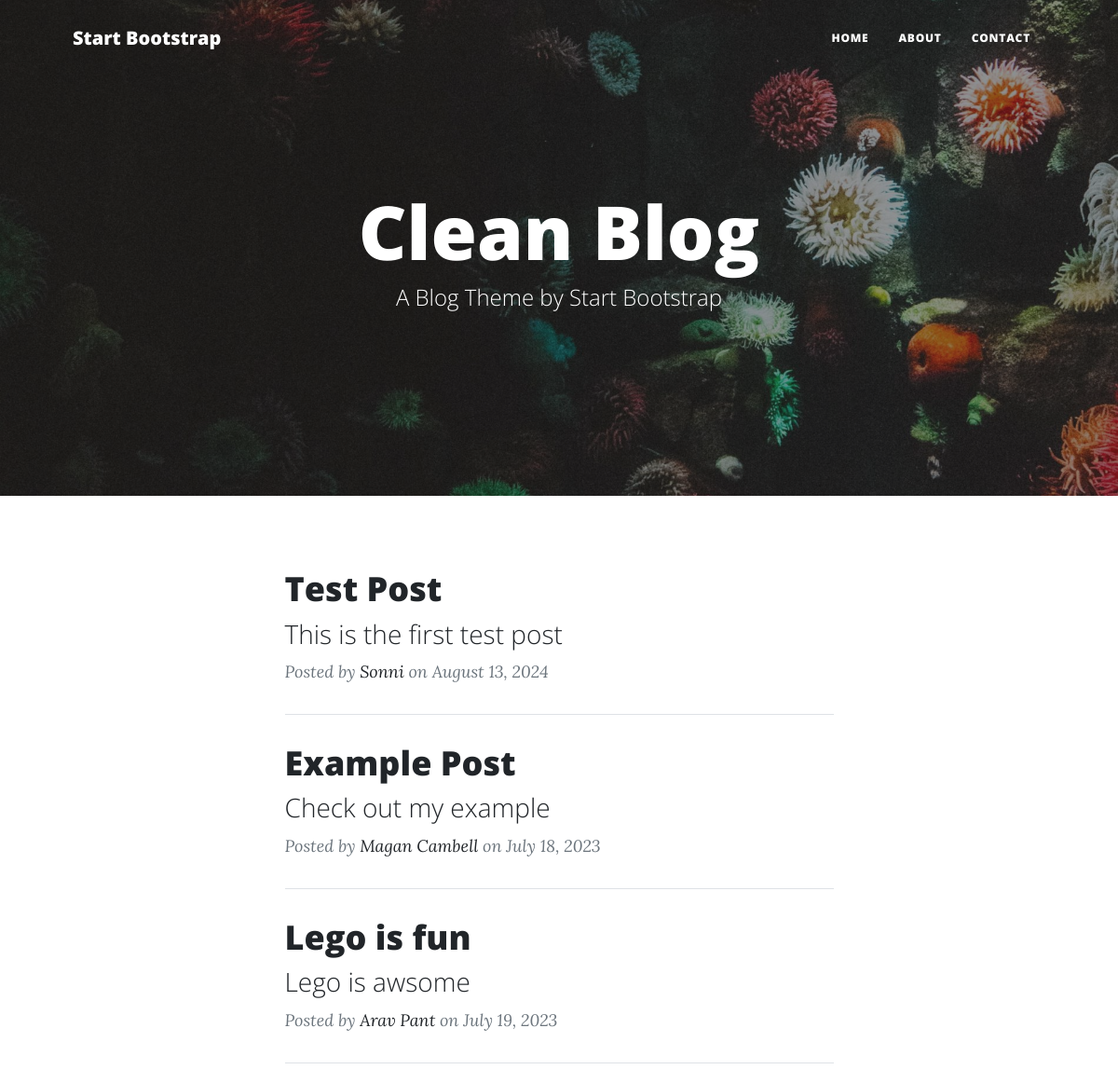
Before: / (upper part) with the older database file.
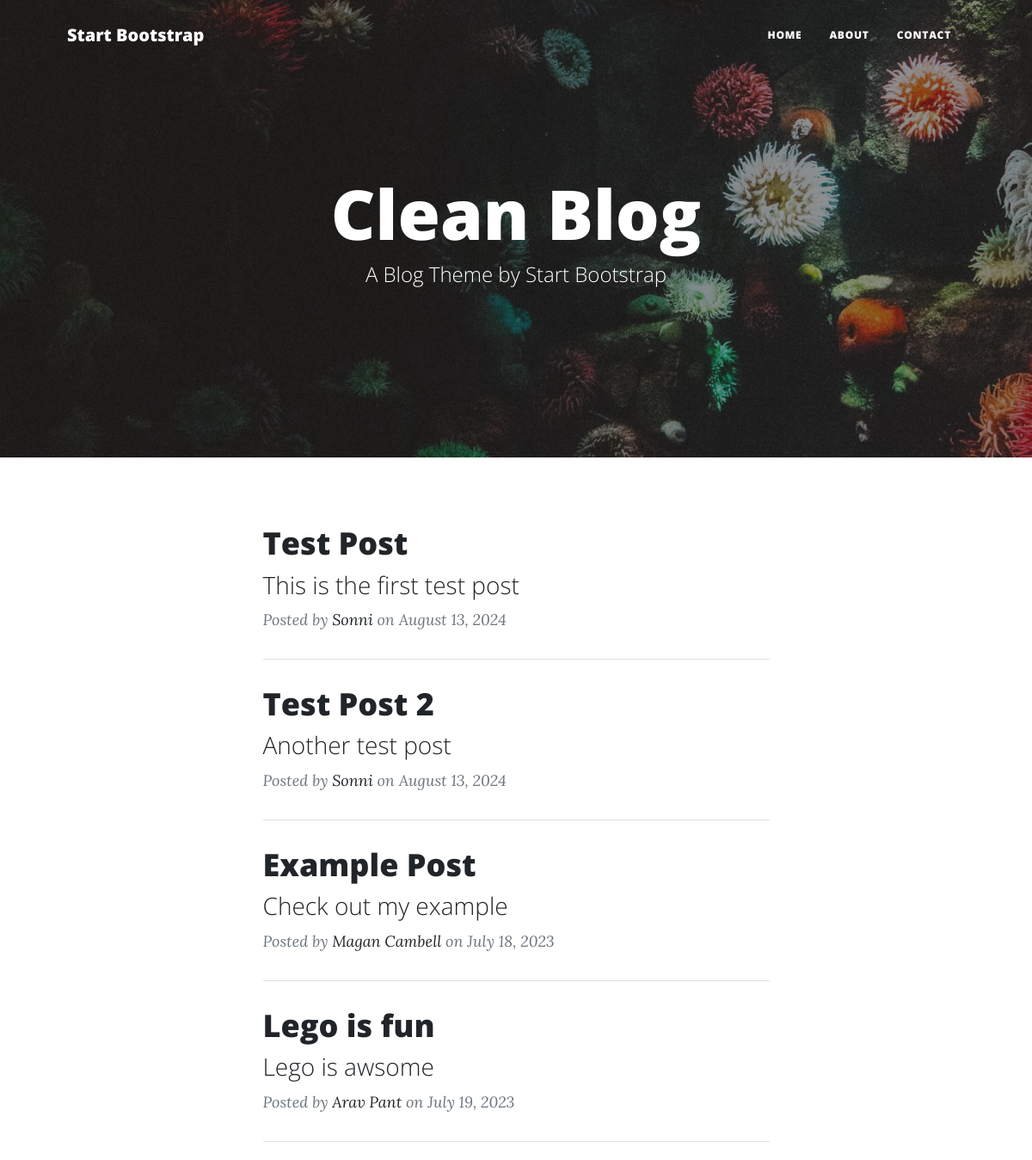
After: the same page with the newer database file.
### main.py (models this page shows)
class BlogPost(db.Model):
    id: Mapped[int] = mapped_column(Integer, primary_key=True)
    title: Mapped[str] = mapped_column(String(250), unique=True, nullable=False)
    subtitle: Mapped[str] = mapped_column(String(250), nullable=False)
    date: Mapped[str] = mapped_column(String(250), nullable=False)
    body: Mapped[str] = mapped_column(Text, nullable=False)
    author: Mapped[str] = mapped_column(String(250), nullable=False)
    img_url: Mapped[str] = mapped_column(String(250), nullable=False)

### main.py (the view)
@app.route('/')
def get_all_posts():
    get_all = db.session.execute(db.select(BlogPost).order_by(BlogPost.date)).scalars().all()
    posts = [post for post in get_all]
    return render_template("index.html", all_posts=posts)

### templates/index.html (shortened to what this page needs)
{% include "header.html" %}
<header
  class="masthead"
  style="background-image: url('../static/assets/img/home-bg.jpg')"
>
  <div class="container position-relative px-4 px-lg-5">
    <div class="row gx-4 gx-lg-5 justify-content-center">
      <div class="col-md-10 col-lg-8 col-xl-7">
        <div class="site-heading">
          <h1>Clean Blog</h1>
          <span class="subheading">A Blog Theme by Start Bootstrap</span>
        </div>
      </div>
    </div>
  </div>
</header>
<div class="container px-4 px-lg-5">
  <div class="row gx-4 gx-lg-5 justify-content-center">
    <div class="col-md-10 col-lg-8 col-xl-7">
      {% for post in all_posts %}
      <div class="post-preview">
        <a href="{{ url_for('show_post', post_id=post.id) }}">
          <h2 class="post-title">{{ post.title }}</h2>
          <h3 class="post-subtitle">{{ post.subtitle }}</h3>
        </a>
        <p class="post-meta">
          Posted by
          <a href="#">{{post.author}}</a>
          on {{post.date}}
        </p>
      </div>
      <hr class="my-4" />
      {% endfor %}
    </div>
  </div>
</div>
{% include "footer.html" %}

### templates/header.html (shortened to what this page needs)
<!DOCTYPE html>
<html lang="en">
  <head>
    {% block styles %}
    {{ bootstrap.load_css() }}
    <link
      href="{{ url_for('static', filename='css/styles.css') }}"
      rel="stylesheet"
    />
    {% endblock %}
  </head>
  <body>
    <nav class="navbar navbar-expand-lg navbar-light" id="mainNav">
      <div class="container px-4 px-lg-5">
        <a class="navbar-brand" href="/">Start Bootstrap</a>
        <div class="collapse navbar-collapse" id="navbarResponsive">
          <ul class="navbar-nav ms-auto py-4 py-lg-0">
            <li class="nav-item">
              <a
                class="nav-link px-lg-3 py-3 py-lg-4"
                href="{{ url_for('get_all_posts') }}"
                >Home</a
              >
            </li>
            <li class="nav-item">
              <a
                class="nav-link px-lg-3 py-3 py-lg-4"
                href="{{ url_for('about') }}"
                >About</a
              >
            </li>
            <li class="nav-item">
              <a
                class="nav-link px-lg-3 py-3 py-lg-4"
                href="{{ url_for('contact') }}"
                >Contact</a
              >
            </li>
          </ul>
        </div>
      </div>
    </nav>

### templates/footer.html (shortened to what this page needs)
  </body>
</html>

Changed rows visible on the page:
added BlogPost: title "Test Post 2", subtitle "Another test post", author "Sonni", date "August 13, 2024"
